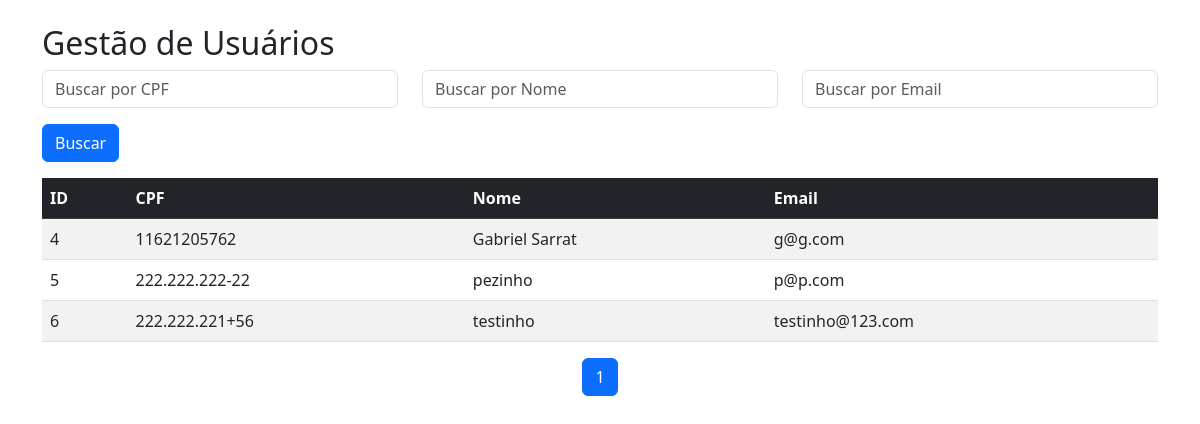
/gestao_usuarios, run on an earlier commit of the app's database.
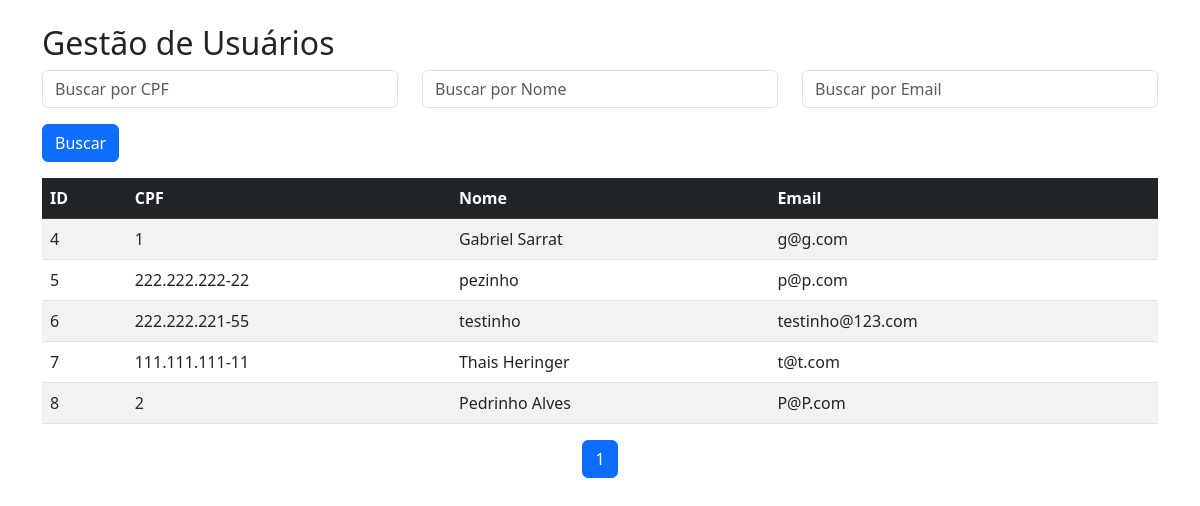
And on a later commit of the database.
### tables this page shows
CREATE TABLE "users" (
	"id_user"	INTEGER NOT NULL UNIQUE,
	"email"	TEXT NOT NULL UNIQUE,
	"cpf"	TEXT NOT NULL UNIQUE,
	"password"	TEXT NOT NULL,
	"nome_usuario"	TEXT NOT NULL,
	"Qt_coins"	REAL NOT NULL DEFAULT 0,
	"perfil_Usuario_Id"	INTEGER NOT NULL DEFAULT 1,
	PRIMARY KEY("id_user" AUTOINCREMENT),
	FOREIGN KEY("perfil_Usuario_Id") REFERENCES "perfil_Usuario"("id_acesso")
);

### app.py (the view)
@app.route('/gestao_usuarios', methods=['GET'])
def gestao_usuarios():
    cpf = request.args.get('cpf', '').strip()
    nome = request.args.get('nome', '').strip()
    email = request.args.get('email', '').strip()
    conn = get_db_connection()
    conn.row_factory = sqlite3.Row
    cursor = conn.cursor()
    page = request.args.get('page', 1, type=int)
    users_per_page = 10
    query_count = "SELECT COUNT(*) FROM users WHERE 1=1"
    params_count = []
    if cpf:
        query_count += " AND cpf LIKE ?"
        params_count.append(f"%{cpf}%")
    if nome:
        query_count += " AND nome_usuario LIKE ?"
        params_count.append(f"%{nome}%")
    if email:
        query_count += " AND email LIKE ?"
        params_count.append(f"%{email}%")
    cursor.execute(query_count, params_count)
    total_users = cursor.fetchone()[0]
    total_pages = (total_users + users_per_page - 1) // users_per_page
    query = "SELECT id_user, cpf, nome_usuario, email FROM users WHERE 1=1"
    params = []
    if cpf:
        query += " AND cpf LIKE ?"
        params.append(f"%{cpf}%")
    if nome:
        query += " AND nome_usuario LIKE ?"
        params.append(f"%{nome}%")
    if email:
        query += " AND email LIKE ?"
        params.append(f"%{email}%")
    query += " LIMIT ? OFFSET ?"
    params.append(users_per_page)
    params.append((page - 1) * users_per_page)
    cursor.execute(query, params)
    usuarios = cursor.fetchall()
    print("Usuários encontrados:", usuarios)
    conn.close()
    return render_template('gestao_usuarios.html', usuarios=usuarios, page=page, total_pages=total_pages, cpf=cpf, nome=nome, email=email)

### app.py (called while the page is built)
def get_db_connection():
    return sqlite3.connect('main.db')

### templates/gestao_usuarios.html (shortened to what this page needs)
{% extends "base.html" %}
{% block content %}
<div class="container mt-4">
    <h2>Gestão de Usuários</h2>
    <form action="{{ url_for('gestao_usuarios') }}" method="GET" class="mb-3">
        <div class="row">
            <div class="col-md-4">
                <input type="text" class="form-control" name="cpf" placeholder="Buscar por CPF" value="{{ request.args.get('cpf', '') }}">
            </div>
            <div class="col-md-4">
                <input type="text" class="form-control" name="nome" placeholder="Buscar por Nome" value="{{ request.args.get('nome', '') }}">
            </div>
            <div class="col-md-4">
                <input type="email" class="form-control" name="email" placeholder="Buscar por Email" value="{{ request.args.get('email', '') }}">
            </div>
        </div>
        <button type="submit" class="btn btn-primary mt-3">Buscar</button>
    </form>
    <div class="table-responsive">
        <table class="table table-hover table-striped">
            <thead class="table-dark">
                <tr>
                    <th>ID</th>
                    <th>CPF</th>
                    <th>Nome</th>
                    <th>Email</th>
                </tr>
            </thead>
            <tbody>
                <tbody>
                    {% for usuario in usuarios %}
                    <tr ondblclick="openEditModal('{{ usuario.id_user }}', '{{ usuario.cpf }}', '{{ usuario.nome_usuario }}', '{{ usuario.email }}')">
                        <td>{{ usuario.id_user }}</td>
                        <td>{{ usuario.cpf }}</td>
                        <td>{{ usuario.nome_usuario }}</td>
                        <td>{{ usuario.email }}</td>
                    </tr>
                    {% endfor %}
                </tbody>
        </table>
    </div>
    <nav aria-label="Paginação">
        <ul class="pagination justify-content-center">
            {% for p in range(1, total_pages + 1) %}
            <li class="page-item {% if p == page %}active{% endif %}">
                <a class="page-link" href="{{ url_for('gestao_usuarios', page=p, **request.args) }}">{{ p }}</a>
            </li>
            {% endfor %}
        </ul>
    </nav>
</div>
{% endblock %}

### templates/base.html (shortened to what this page needs)
<!DOCTYPE html>
<html lang="en">
<head>
    <link href="https://cdn.jsdelivr.net/npm/bootstrap@5.3.0/dist/css/bootstrap.min.css" rel="stylesheet">
    <link rel="stylesheet" href="{{ url_for('static', filename='css/styles.css') }}">
</head>
<body>
    {% block content %}{% endblock %}
</body>
</html>

What changed in the data, as far as the page shows it:
changed users "Gabriel Sarrat": cpf "11621205762" → "1"
changed users "testinho": cpf "222.222.221+56" → "222.222.221-55"
added users: id_user "7", cpf "111.111.111-11", nome_usuario "Thais Heringer", email "t@t.com"
added users: id_user "8", cpf "2", nome_usuario "Pedrinho Alves", email "P@P.com"
